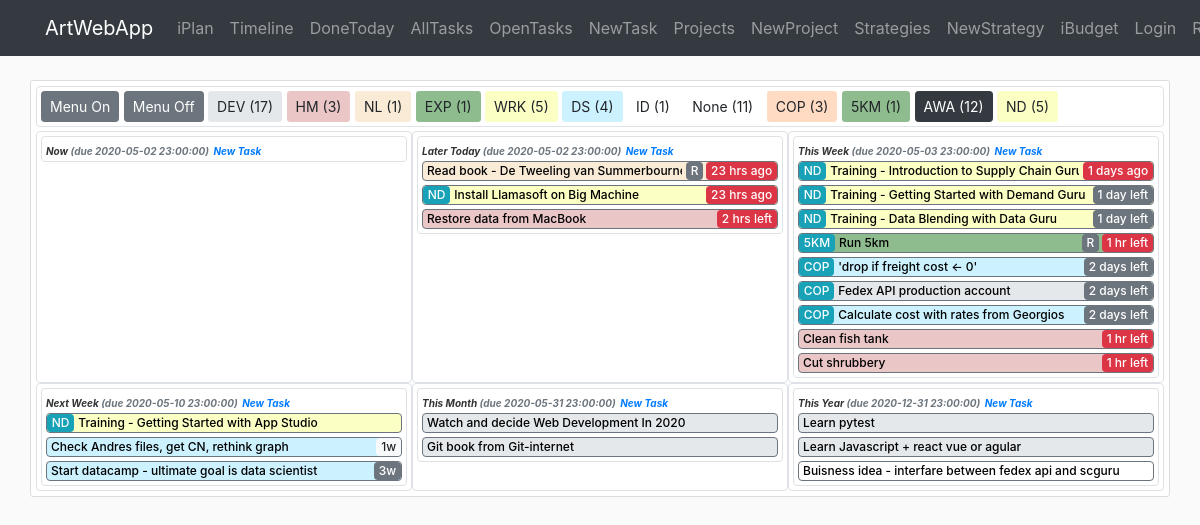
The app's page /iplan/timeline with its own data.
### awa/iplan/models.py (models this page shows, shortened)
class Strategy(db.Model):
    id = db.Column(db.Integer, primary_key=True)
    name = db.Column(db.String(40), nullable=False)
    symbol = db.Column(db.String(3))
    desc = db.Column(db.Text)
    color = db.Column(db.String(7))
    order = db.Column(db.Integer)
    time_creation = db.Column(db.DateTime, default=datetime.now)
    time_completion = db.Column(db.DateTime)
    show_timeline = db.Column(db.Boolean, default=True, nullable=False)
    category = db.Column(db.String(20), nullable=True)
    br_task = db.relationship('Task', backref='strategy')  # todo: lazy=True - test that later

class Project(db.Model):
    id = db.Column(db.Integer, primary_key=True)
    name = db.Column(db.String(40), nullable=False)
    symbol = db.Column(db.String(3))
    desc = db.Column(db.Text)
    category = db.Column(db.String(20))
    color = db.Column(db.String(7))
    order = db.Column(db.Integer)
    time_creation = db.Column(db.DateTime, default=datetime.now)
    time_completion = db.Column(db.DateTime)
    time_due = db.Column(db.DateTime)
    duration_plan = db.Column(db.Interval, nullable=False, default=timedelta(0))
    show_timeline = db.Column(db.Boolean, default=True, nullable=False)
    br_task = db.relationship('Task', backref='project')  # todo: lazy=True - test that later

class Task(db.Model):
    id = db.Column(db.Integer, primary_key=True)
    name = db.Column(db.String(140), nullable=False)
    desc = db.Column(db.Text)
    category = db.Column(db.String(20))
    frequency = db.Column(db.String(10))
    frequency_days = db.Column(db.Integer)
    time_creation = db.Column(db.DateTime, default=datetime.now)
    time_completion = db.Column(db.DateTime)
    time_due = db.Column(db.DateTime)
    time_line = db.Column(db.String(20))
    duration_plan = db.Column(db.Interval, nullable=False, default=timedelta(0))
    duration_real = db.Column(db.Interval, nullable=False, default=timedelta(0))
    timer_start = db.Column(db.DateTime)
    order = db.Column(db.Integer)
    show_menu = db.Column(db.Boolean, default=True, nullable=False)
    id_strategy = db.Column(db.Integer, db.ForeignKey('strategy.id'), nullable=False)
    id_project = db.Column(db.Integer, db.ForeignKey('project.id'))

### awa/iplan/routes.py (the view)
@iplan.route('/iplan/timeline', methods=['GET', 'POST'])
def timeline():
    tasks = Task.query.filter(Task.time_completion.is_(None)).order_by(Task.order).all()
    strategies = Strategy.query.all()
    projects = Project.query.all()
    count_tasks_strategy = dict(zip([strategy.id for strategy in strategies], [0 for _ in range(len(strategies))]))
    count_tasks_project = dict(zip([project.id for project in projects], [0 for _ in range(len(projects))]))
    for task in tasks:
        if task.strategy.id in count_tasks_strategy:
            count_tasks_strategy[task.strategy.id] += 1
        if task.project.id in count_tasks_project:
            count_tasks_project[task.project.id] += 1
    return render_template('iplan/timeline.html', tasks=tasks, TimeLine=TimeLine, strategies=strategies, projects=projects,
                           count_tasks_strategy=count_tasks_strategy, count_tasks_project=count_tasks_project,
                           string_from_duration=string_from_duration, now=datetime.now())

### awa/iplan/utils.py (called while the page is built)
    @staticmethod
    def progress_indicator(time_creation, timeline_category):
        for indicator in TimeLine._progress_breakpoints:
            if timeline_category == indicator[0]:  # Check on timeline category
                seconds_since_creation = (datetime.now()-time_creation).total_seconds()
                uom_since_creation = int(seconds_since_creation / TimeLine._seconds_in_unites[indicator[1]])
                if uom_since_creation >= indicator[2][0] and uom_since_creation < indicator[2][1]:
                    return f'{uom_since_creation}{indicator[1]}', TimeLine._progress_colors['attention']
                elif uom_since_creation >= indicator[2][1]:
                    return f'{uom_since_creation}{indicator[1]}', TimeLine._progress_colors['warning']
                else:
                    return None

    @staticmethod
    def get_msg_for_timeuom(uom, value):
        msg = None
        if uom == 'h':
            msg = 'hrs'
        elif uom == 'd':
            msg = 'days'
        elif uom == 'm':
            msg = 'months'
        elif uom == 'w':
            msg = 'weeks'
        else:
            msg = '???'
        if value == 1:
            msg = msg[:-1]
        return msg

    @staticmethod
    def duedate_indicator(time_due):
        if time_due is None:
            return None
        time_left = (time_due - datetime.now()).total_seconds()
        for text, uom, time, msg in TimeLine._duedate_breakpoints:
            if round(time_left < time * TimeLine._seconds_in_unites[uom]):
                return f'{abs(round(time_left / TimeLine._seconds_in_unites[uom]))} {TimeLine.get_msg_for_timeuom(uom, round(time_left / TimeLine._seconds_in_unites[uom]))} {msg}', TimeLine._duedate_colors[text]

### awa/templates/iplan/timeline.html (shortened to what this page needs)
{% extends "layout.html" %}
{% block content %}
<div class="container">
    <div class="row content-section">
        <div class="col-md-12 border p-1 rounded mb-1 ">
            <a  href="{{url_for('iplan.show_menu_all', state='on') }}" class="btn btn-secondary btn-sm" role="button">Menu On</a>
            <a  href="{{url_for('iplan.show_menu_all', state='off') }}" class="btn btn-secondary btn-sm" role="button">Menu Off</a>
            {% for strategy in strategies %}
                {% if count_tasks_strategy[strategy.id] > 0%}
                    {% if strategy.show_timeline %}
                        <a  href="{{url_for('iplan.show_strategy_timeline', id_strategy=strategy.id) }}" class="btn btn-sm" style="background-color:{{strategy.color}}" role="button">{{strategy.symbol}} ({{count_tasks_strategy[strategy.id]}})</a>
                    {% else %}
                        <a  href="{{url_for('iplan.show_strategy_timeline', id_strategy=strategy.id) }}" class="btn btn-dark btn-sm" role="button">{{strategy.symbol}} ({{count_tasks_strategy[strategy.id]}})</a>
                    {% endif %}
                {% endif %}
            {% endfor %}
            {% for project in projects %}
                {% if count_tasks_project[project.id] > 0%}
                    {% if project.show_timeline %}
                        <a  href="{{url_for('iplan.show_project_timeline', id_project=project.id) }}" class="btn btn-sm" style="background-color:{{project.color}}" role="button">{{project.symbol}} ({{count_tasks_project[project.id]}})</a>
                    {% else %}
                        <a  href="{{url_for('iplan.show_project_timeline', id_project=project.id) }}" class="btn btn-dark btn-sm" role="button">{{project.symbol}} ({{count_tasks_project[project.id]}})</a>
                    {% endif %}
                {% endif %}
            {% endfor %}
        </div>
        {% for timeline in TimeLine.categories %}
        <div class="col-md-4 border p-1 rounded">
            <div class="col-12 border timeline_task_border rounded p-0">
                <small class="timeline_header ml-1">{{ timeline }} </small>
                <small class="timeline_header text-muted">(due {{TimeLine.duedate_per_category_for_new_tasks(timeline)}})</small>
                <a href="{{ url_for('iplan.task_create', timeline_category=timeline) }}"><small class="timeline_header text-primary">New Task</small></a>
                {% for task in tasks %}
                    {% if task.time_line == timeline and task.strategy.show_timeline and task.project.show_timeline %}
                        {% if task.show_menu == False %}
                            <div class="row rounded border border border-secondary timeline_task_name pl-0  mb-1 ml-1 mr-1" style="background-color:{{task.strategy.color}}">
                                {% if TimeLine.progress_indicator(task.time_creation, timeline)[0] %}
                                    {% if task.project.symbol != 'None' %}
                                        <div class="col-auto p-0 m-0">
                                            <small class="badge badge-info progress_indicator">{{task.project.symbol}}</small>
                                        </div>
                                    {% endif %}
                                    <div class="col text-truncate p-0 pl-1 m-0 mr-1">
                                        <a href="{{url_for('iplan.show_menu', id_task=task.id, state='on') }}" class="show_menu_links" title="{{task.name}}">{{task.name}}</a>
                                    </div>
                                    <div class="col-auto p-0 m-0 text-right">
                                        {% if task.frequency == 'Repeatable' %}
                                            <small class="badge badge-secondary progress_indicator">R</small>
                                        {% endif %}
                                        {% if TimeLine.duedate_indicator(task.time_due)[0] %}
                                            <small class="{{TimeLine.duedate_indicator(task.time_due)[1]}} m-0 progress_indicator">{{TimeLine.duedate_indicator(task.time_due)[0]}}</small>
                                        {% else %}
                                            <small class="{{TimeLine.progress_indicator(task.time_creation, timeline)[1]}}  progress_indicator">{{TimeLine.progress_indicator(task.time_creation, timeline)[0]}}</small>
                                        {% endif %}
                                    </div>
                                {% else %}
                                    {% if task.project.symbol != 'None' %}
                                        <div class="col-auto p-0 m-0">
                                            <small class="badge badge-info progress_indicator">{{task.project.symbol}}</small>
                                        </div>
                                    {% endif %}
                                    <div class="col text-truncate p-0 pl-1 m-0 mr-1">
                                        <a href="{{url_for('iplan.show_menu', id_task=task.id, state='on') }}" class="show_menu_links" title="{{task.name}}">{{task.name}}</a>
                                    </div>
                                    <div class="col-auto p-0 m-0 text-right">
                                    {% if task.frequency == 'Repeatable' %}
                                        <small class="badge badge-secondary progress_indicator">R</small>
                                    {% endif %}
                                    {% if TimeLine.duedate_indicator(task.time_due)[0] %}
                                        <small class="{{TimeLine.duedate_indicator(task.time_due)[1]}} progress_indicator">{{TimeLine.duedate_indicator(task.time_due)[0]}}</small>
                                    {% endif %}
                                    </div>
                                {% endif %}
                            </div>
                        {% endif %}
                    {% endif %}
                {% endfor %}
            </div>
        </div>
        {% endfor %}
    </div>
</div>
{% endblock content %}

### awa/static/main.css (style rules this page uses)
body { background: #fafafa; color: #333333; margin-top: 5rem; }
.content-section { background: #ffffff; padding: 5px 5px; border: 1px solid #dddddd; border-radius: 3px; margin-bottom: 10px; }
.timeline_header { font-size: 10px; font-style: italic; font-weight: bold; }
.timeline_task_name { font-size: 12px; font-weight: bold; }
.show_menu_links { color:#000; font-size: 12px; display: inline-block; font-weight: 500; }
.progress_indicator { font-size: 12px; font-weight: 500; }

### records on screen
Strategy: symbol "DEV", count_tasks_strategy "17"
Strategy: symbol "HM", count_tasks_strategy "3"
Strategy: symbol "NL", show_timeline "1"
Strategy: symbol "EXP", show_timeline "1"
Strategy: symbol "WRK", id "5"
Strategy: symbol "DS", count_tasks_strategy "4"
Strategy: symbol "ID", show_timeline "1"
Project: symbol "None", count_tasks_project "11"
Project: symbol "COP", count_tasks_project "3"
Project: symbol "5KM", show_timeline "1"
Project: symbol "AWA", count_tasks_project "12"
Project: symbol "ND", id "5"
Task: name "Read book - De Tweeling van Summerbou…", frequency "R", time_due "23 hrs ago"
Task: project.symbol "ND", name "Install Llamasoft on Big Machine", time_due "23 hrs ago"
Task: name "Restore data from MacBook", time_due "2 hrs left"
Task: project.symbol "ND", name "Training - Introduction to Supply Chain G…", time_due "1 days ago"
Task: project.symbol "ND", name "Training - Getting Started with Demand Guru", time_due "1 day left"
Task: project.symbol "ND", name "Training - Data Blending with Data Guru", time_due "1 day left"
Task: project.symbol "5KM", name "Run 5km", frequency "R", time_due "1 hr left"
Task: project.symbol "COP", name "'drop if freight cost <- 0'", time_due "2 days left"
Task: project.symbol "COP", name "Fedex API production account", time_due "2 days left"
Task: project.symbol "COP", name "Calculate cost with rates from Georgios", time_due "2 days left"
Task: name "Clean fish tank", time_due "1 hr left"
Task: name "Cut shrubbery", time_due "1 hr left"
Task: time_line "Next Week", duedate_per_category_for_new_tasks "2020-05-10 23:00:00", project.symbol "ND", name "Training - Getting Started with App Studio"
Task: name "Check Andres files, get CN, rethink graph", time_creation "1w"
Task: name "Start datacamp - ultimate goal is data scientist", time_creation "3w"
Task: name "Watch and decide Web Development In 2020"
Task: name "Git book from Git-internet"
Task: name "Learn pytest"
Task: name "Learn Javascript + react vue or agular"
Task: name "Buisness idea - interfare between fedex api and scguru"

### other values on screen
{{ timeline }} "Now" "Later Today" "This Week" "This Month" "This Year"
{{ TimeLine.duedate_per_category_for_new_tasks(timeline) }} "2020-05-02 23:00:00" "2020-05-02 23:00:00" "2020-05-03 23:00:00" "2020-05-31 23:00:00" "2020-12-31 23:00:00"
